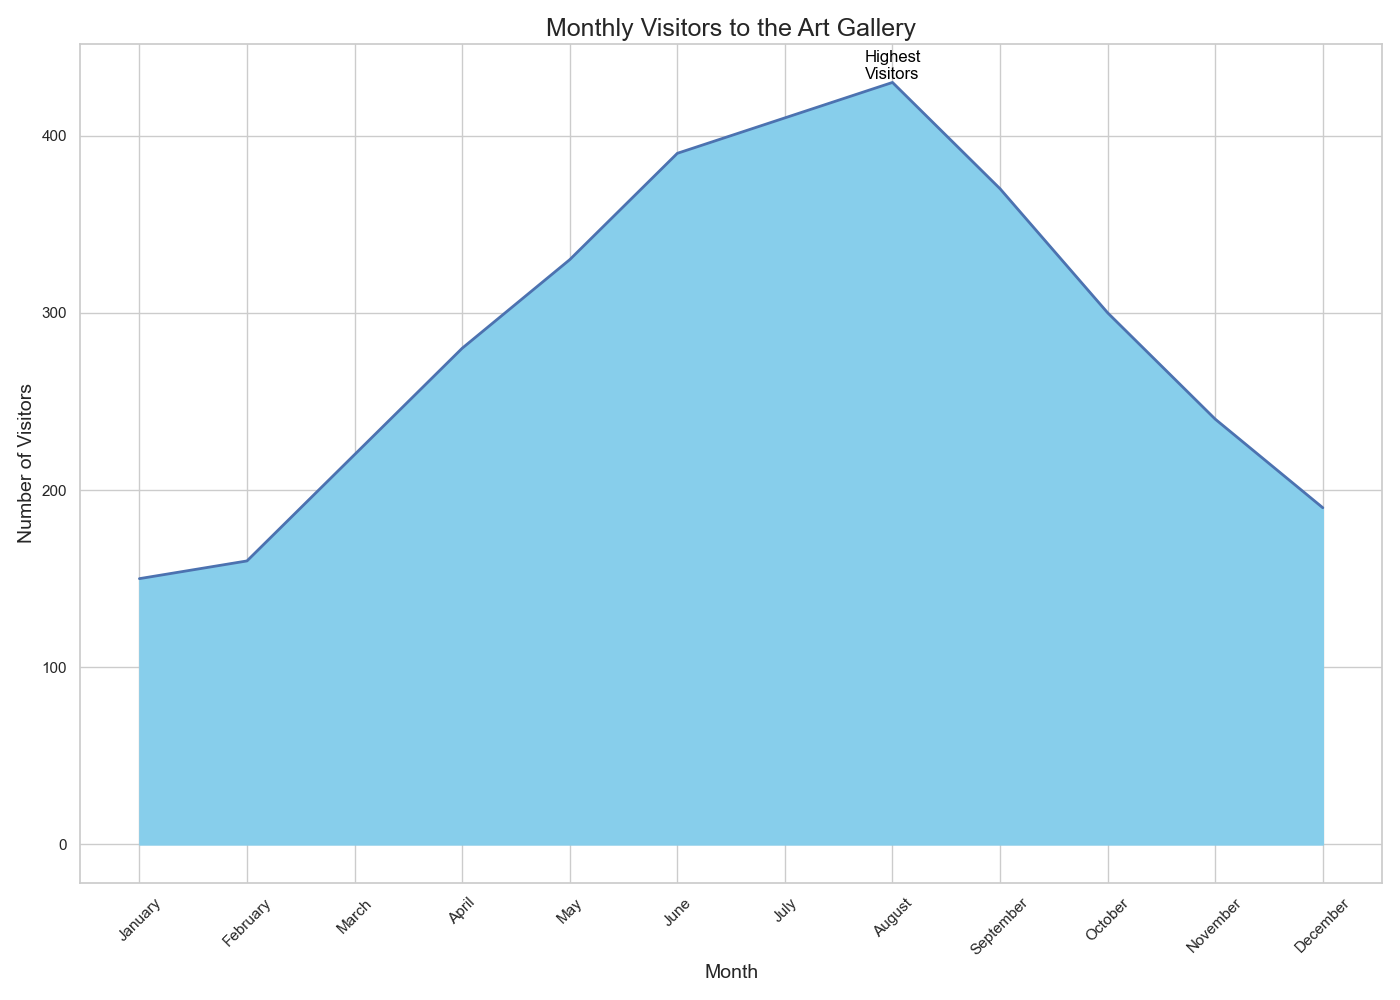

The Python source for this figure:

import pandas as pd
import seaborn as sns
import matplotlib.pyplot as plt

# Data
data = {
    'Month': ['January', 'February', 'March', 'April', 'May', 'June', 'July', 'August', 'September', 'October', 'November', 'December'],
    'Visitors': [150, 160, 220, 280, 330, 390, 410, 430, 370, 300, 240, 190]
}
df = pd.DataFrame(data)

# Set the figure size
plt.figure(figsize=(14, 10))

# Create an area chart
sns.lineplot(data=df, x='Month', y='Visitors', sort=False, lw=2)
plt.fill_between(df.Month, df.Visitors, color="#87CEEB")

# Assign annotation
plt.text(df.Month[df.Visitors.idxmax()], df.Visitors.max(), 'Highest\nVisitors', horizontalalignment='center', verticalalignment='bottom', fontsize=12, color='black')

# Customize the plot with title, labels and limit
plt.title('Monthly Visitors to the Art Gallery', fontsize=18)
plt.xlabel('Month', fontsize=14)
plt.ylabel('Number of Visitors', fontsize=14)

# Customize x-axis
plt.xticks(rotation=45)

# Show the plot
plt.tight_layout()
plt.show()
